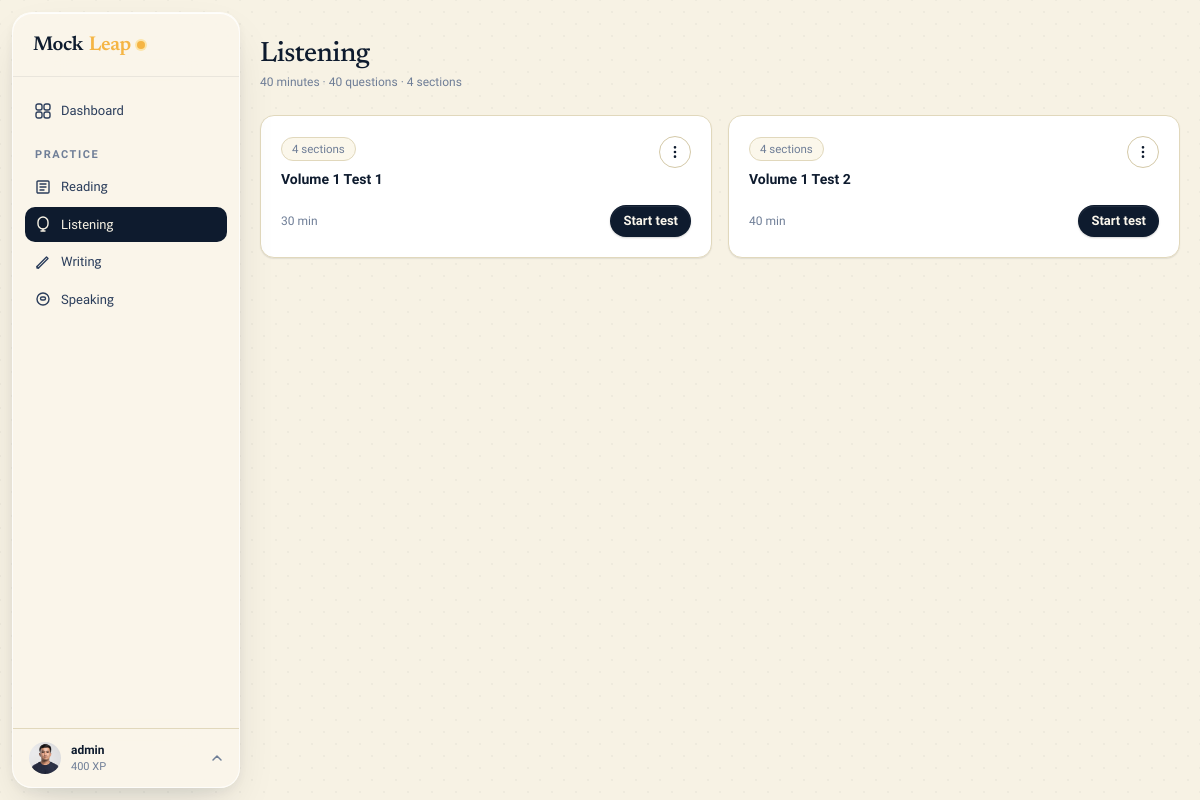
The page /listening/ (signed in) on the database its author committed.
### apps/accounts/models.py (models this page shows, shortened)
class User(AbstractUser):
    ROLE_STUDENT = 'student'
    ROLE_TEACHER = 'teacher'
    ROLE_ADMIN = 'admin'
    ROLE_CHOICES = [
        (ROLE_STUDENT, 'Student'),
        (ROLE_TEACHER, 'Teacher'),
        (ROLE_ADMIN, 'Admin'),
    ]
    email = models.EmailField(unique=True)
    role = models.CharField(max_length=10, choices=ROLE_CHOICES, default=ROLE_STUDENT)
    avatar = models.ImageField(upload_to='avatars/', null=True, blank=True)
    bio = models.TextField(blank=True)
    target_band = models.DecimalField(max_digits=3, decimal_places=1, null=True, blank=True)
    test_date = models.DateField(null=True, blank=True)
    country = models.CharField(max_length=100, blank=True)
    timezone = models.CharField(max_length=50, default='UTC')
    dark_mode = models.BooleanField(default=False)
    email_notifications = models.BooleanField(default=True)
    xp = models.PositiveIntegerField(default=0)
    streak_days = models.PositiveIntegerField(default=0)
    last_active = models.DateField(null=True, blank=True)
    created_at = models.DateTimeField(auto_now_add=True)
    USERNAME_FIELD = 'email'
    REQUIRED_FIELDS = ['username']
    class Meta:
        verbose_name = 'User'
        verbose_name_plural = 'Users'

### apps/listening/models.py (models this page shows, shortened)
class ListeningTest(models.Model):
    title = models.CharField(max_length=200)
    duration_minutes = models.PositiveIntegerField(default=40)
    audio_file = models.FileField(upload_to='listening/audio/', null=True, blank=True)
    audio_url = models.URLField(max_length=500, null=True, blank=True, help_text="Direct link to audio, or Google Drive link")
    is_published = models.BooleanField(default=False)
    created_at = models.DateTimeField(auto_now_add=True)

### apps/listening/views.py (the view)
# urls.py: path('', views.test_list, name='list'),
@login_required
def test_list(request):
    tests = ListeningTest.objects.filter(is_published=True)
    return render(request, 'listening/list.html', {'tests': tests})

### apps/core/context_processors.py (called while the page is built)
def site_context(request):
    ctx = {
        'brand': getattr(settings, 'MOCKLEAP_BRAND', 'MockLeap'),
        'dark_mode': getattr(request.user, 'dark_mode', False) if request.user.is_authenticated else False,
        'unread_count': 0,
    }
    if request.user.is_authenticated:
        try:
            from apps.notifications.models import Notification
            ctx['unread_count'] = Notification.objects.filter(user=request.user, is_read=False).count()
        except Exception:
            pass
    return ctx

### templates/listening/list.html (shortened to what this page needs)
{% extends "layouts/app.html" %}
{% block content %}
<div class="flex items-center justify-between mb-6">
  <div>
    <h1 class="h-display" style="font-size:28px;">Listening</h1>
    <p class="t-meta mt-1">40 minutes · 40 questions · 4 sections</p>
  </div>
</div>
{% if tests %}
<div class="grid grid-cols-1 md:grid-cols-2 xl:grid-cols-3 gap-4">
  {% for test in tests %}
  <div class="ml-card p-5 flex flex-col gap-4 relative">
    <div class="flex items-start justify-between gap-3">
      <div>
        <span class="ml-chip mb-2" style="background:var(--surface-2);color:var(--muted);">{{ test.sections.count }} section{{ test.sections.count|pluralize }}</span>
        <h3 class="text-sm font-semibold" style="color:var(--ink);">{{ test.title }}</h3>
      </div>
      {% if request.user.is_superuser %}
      <div class="relative" x-data="{ open: false }">
        <button @click="open = !open" @click.outside="open = false" class="ml-btn ml-btn-ghost ml-btn-sm" style="padding:4px; min-width:32px;">
          <svg width="16" height="16" viewBox="0 0 24 24" fill="none" stroke="currentColor" stroke-width="2"><circle cx="12" cy="12" r="1"></circle><circle cx="12" cy="5" r="1"></circle><circle cx="12" cy="19" r="1"></circle></svg>
        </button>
      </div>
      {% endif %}
    </div>
    <div class="flex items-center gap-3 mt-auto">
      <span class="t-meta text-xs">{{ test.duration_minutes }} min</span>
      <a href="{% url 'listening:exam' test.pk %}" class="ml-btn ml-btn-primary ml-btn-sm" style="margin-left:auto;">Start test</a>
    </div>
  </div>
  {% endfor %}
</div>
{% else %}
<div class="py-20 text-center">
  <div class="text-4xl mb-4">🎧</div>
  <h3 class="h-display" style="font-size:24px;">No tests yet</h3>
  <p class="t-body mt-2">Listening tests will appear here once published.</p>
</div>
{% endif %}
{% endblock %}

### templates/components/sidebar.html (shortened to what this page needs)
{% load static %}
<aside id="sidebar" class="fixed z-30 w-60 flex flex-col -translate-x-full md:translate-x-0 transition-transform duration-300"
       style="top:12px;bottom:12px;left:12px;width:228px;border-radius:20px;
              background:rgba(250,246,236,0.90);
              backdrop-filter:blur(28px) saturate(180%);
              -webkit-backdrop-filter:blur(28px) saturate(180%);
              border:1px solid rgba(255,255,255,0.72);
              box-shadow:0 1px 0 rgba(255,255,255,.85) inset,
                         0 4px 12px rgba(14,27,46,.06),
                         0 20px 48px -12px rgba(14,27,46,.14);
              overflow:hidden;">
  <div class="h-16 flex items-center px-5 border-b flex-shrink-0" style="border-color:var(--border);">
    {% include "components/brand.html" %}
  </div>
  <nav class="flex-1 overflow-y-auto py-4 px-3 space-y-0.5" role="navigation" aria-label="Sidebar navigation">
    <a href="{% url 'dashboard:home' %}" class="nav-item {% if request.resolver_match.app_name == 'dashboard' %}active{% endif %}">
      Dashboard
    </a>
    <p class="t-eyebrow px-2.5 pt-4 pb-1">Practice</p>
    <a href="{% url 'reading:list' %}" class="nav-item {% if request.resolver_match.app_name == 'reading' %}active{% endif %}">
      <svg width="16" height="16" viewBox="0 0 16 16" fill="none"><path d="M3 2h10a1 1 0 011 1v10a1 1 0 01-1 1H3a1 1 0 01-1-1V3a1 1 0 011-1z" stroke="currentColor" stroke-width="1.4"/><path d="M5 5h6M5 8h6M5 11h4" stroke="currentColor" stroke-width="1.4" stroke-linecap="round"/></svg>
      Reading
    </a>
    <a href="{% url 'listening:list' %}" class="nav-item {% if request.resolver_match.app_name == 'listening' %}active{% endif %}">
      <svg width="16" height="16" viewBox="0 0 16 16" fill="none"><path d="M8 1a5 5 0 015 5v2a5 5 0 01-10 0V6a5 5 0 015-5z" stroke="currentColor" stroke-width="1.4"/><path d="M8 13v2M6 15h4" stroke="currentColor" stroke-width="1.4" stroke-linecap="round"/></svg>
      Listening
    </a>
    <a href="{% url 'writing:list' %}" class="nav-item {% if request.resolver_match.app_name == 'writing' %}active{% endif %}">
      <svg width="16" height="16" viewBox="0 0 16 16" fill="none"><path d="M2 12.5L3.5 14 13 4.5 11.5 3 2 12.5z" stroke="currentColor" stroke-width="1.4" stroke-linejoin="round"/><path d="M2 12.5V14h1.5" stroke="currentColor" stroke-width="1.4" stroke-linecap="round" stroke-linejoin="round"/></svg>
      Writing
    </a>
    <a href="{% url 'speaking:list' %}" class="nav-item {% if request.resolver_match.app_name == 'speaking' %}active{% endif %}">
      <svg width="16" height="16" viewBox="0 0 16 16" fill="none"><circle cx="8" cy="8" r="6" stroke="currentColor" stroke-width="1.4"/><path d="M5.5 7.5c0-.828.672-1.5 1.5-1.5h2a1.5 1.5 0 010 3H7A1.5 1.5 0 015.5 7.5z" stroke="currentColor" stroke-width="1.4"/></svg>
      Speaking
    </a>
  </nav>
  <div class="border-t flex-shrink-0" style="border-color:var(--border);position:relative;" id="ml-profile-zone">
    <button id="ml-profile-btn" type="button" style="
        width:100%;display:flex;align-items:center;gap:10px;
        padding:12px 16px;border:none;cursor:pointer;
        background:transparent;font-family:inherit;
        transition:background .12s;">
      {% if user.avatar %}
        <img src="{{ user.avatar.url }}" alt="" style="width:32px;height:32px;border-radius:50%;object-fit:cover;flex-shrink:0;">
      {% else %}
        <div style="width:32px;height:32px;border-radius:50%;display:flex;align-items:center;justify-content:center;font-size:12px;font-weight:700;flex-shrink:0;background:var(--accent-soft);color:var(--ink);">{{ user.username|first|upper }}</div>
      {% endif %}
      <div style="min-width:0;flex:1;text-align:left;">
        <p style="font-size:12px;font-weight:600;color:var(--ink);white-space:nowrap;overflow:hidden;text-overflow:ellipsis;margin:0;">{{ user.get_full_name|default:user.username }}</p>
        <p style="font-size:11px;color:var(--muted);margin:0;">{{ user.xp }} XP</p>
      </div>
      <svg id="ml-profile-chevron" width="12" height="12" viewBox="0 0 12 12" fill="none" style="color:var(--muted);flex-shrink:0;transition:transform .2s;">
        <path d="M2 8l4-4 4 4" stroke="currentColor" stroke-width="1.5" stroke-linecap="round" stroke-linejoin="round"/>
      </svg>
    </button>
  </div>
</aside>

### static/css/design.css (style rules this page uses)
#sidebar { background: rgba(250, 246, 236, 0.90) !important; backdrop-filter: blur(28px) saturate(180%) !important; -webkit-backdrop-filter: blur(28px) saturate(180%) !important; border: 1px solid rgba(255, 255, 255, 0.72) !important; box-shadow: 0 1px 0 rgba(255,255,255,.85) inset, 0 4px 12px rgba(14,27,46,.06), 0 20px 48px -12px rgba(14,27,46,.14) !important; }
#sidebar .border-b { border-color: rgba(14,27,46,.07) !important; }
.nav-item { font-size: 13px !important; padding: 8px 10px !important; border-radius: 10px !important; font-weight: 500 !important; transition: background .12s !important; }
.nav-item.active { background: var(--ink) !important; color: var(--bg) !important; }
.ml-card { transition: transform .18s cubic-bezier(.22,.68,0,1.2), box-shadow .18s ease !important; }

### rows shown on the page
User: avatar (picture), get_full_name "admin", xp "400"
ListeningTest: sections.count "4", title "Volume 1 Test 1", duration_minutes "30"
ListeningTest: sections.count "4", title "Volume 1 Test 2", duration_minutes "40"
